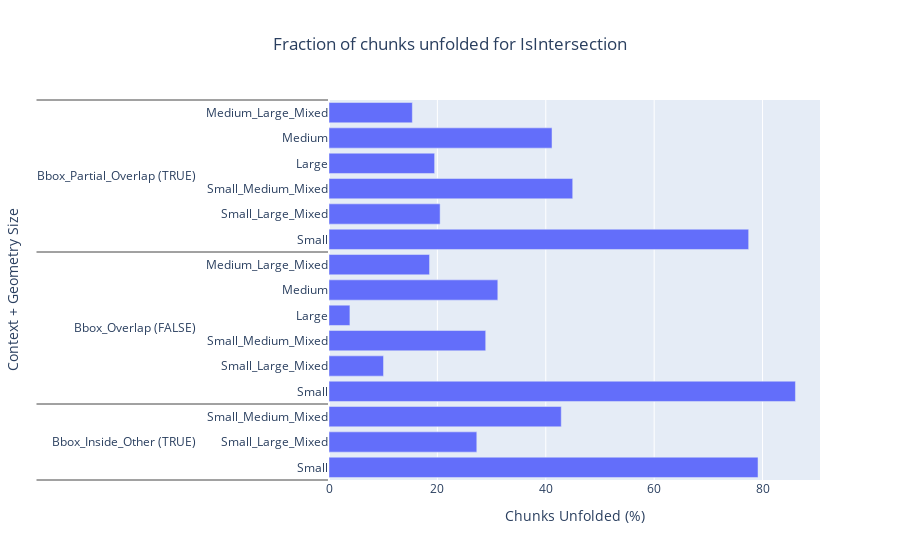
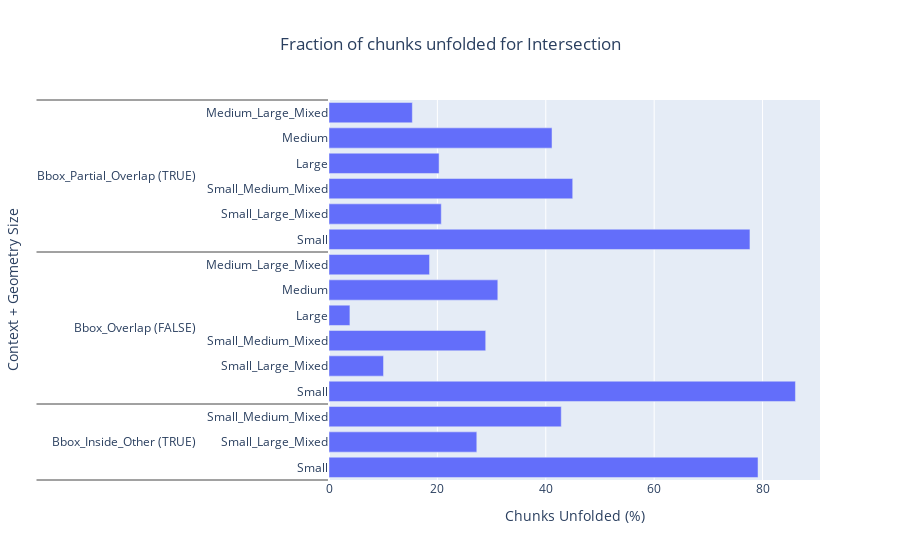

The notebook cell saved with these charts, in order:
### Markdown cell above
#### (%) Unfolding of chunks

### Code cell
plot_chunk_unfolded_frac(chunk_unfolded_df, is_predicate=True, is_baseline=False)
plot_chunk_unfolded_frac(chunk_unfolded_df, is_predicate=False, is_baseline=False)

### Figure 1 — Plotly figure (JSON) as saved in the notebook; plotly's stock layout.template omitted (floating-point values rounded to 4 significant figures)
{"data": [{"name": "Chunk fraction unfolded", "orientation": "h", "type": "bar", "x": [79.17, 27.27, 42.86, 3.858, 31.15, 18.55, 86.07, 10.06, 28.91, 19.49, 41.15, 15.38, 77.44, 20.51, 44.97], "y": [["Bbox_Inside_Other (TRUE)", "Bbox_Inside_Other (TRUE)", "Bbox_Inside_Other (TRUE)", "Bbox_Overlap (FALSE)", "Bbox_Overlap (FALSE)", "Bbox_Overlap (FALSE)", "Bbox_Overlap (FALSE)", "Bbox_Overlap (FALSE)", "Bbox_Overlap (FALSE)", "Bbox_Partial_Overlap (TRUE)", "Bbox_Partial_Overlap (TRUE)", "Bbox_Partial_Overlap (TRUE)", "Bbox_Partial_Overlap (TRUE)", "Bbox_Partial_Overlap (TRUE)", "Bbox_Partial_Overlap (TRUE)"], ["Small", "Small_Large_Mixed", "Small_Medium_Mixed", "Large", "Medium", "Medium_Large_Mixed", "Small", "Small_Large_Mixed", "Small_Medium_Mixed", "Large", "Medium", "Medium_Large_Mixed", "Small", "Small_Large_Mixed", "Small_Medium_Mixed"]]}], "layout": {"barmode": "relative", "title": {"text": "Fraction of chunks unfolded for IsIntersection ", "x": 0.5}, "xaxis": {"title": {"text": "Chunks Unfolded (%)"}}, "yaxis": {"title": {"text": "Context + Geometry Size"}}}}

### Figure 2 — Plotly figure (JSON) as saved in the notebook; plotly's stock layout.template omitted (floating-point values rounded to 4 significant figures)
{"data": [{"name": "Chunk fraction unfolded", "orientation": "h", "type": "bar", "x": [79.17, 27.27, 42.86, 3.858, 31.15, 18.55, 86.07, 10.06, 28.91, 20.31, 41.15, 15.38, 77.68, 20.72, 44.97], "y": [["Bbox_Inside_Other (TRUE)", "Bbox_Inside_Other (TRUE)", "Bbox_Inside_Other (TRUE)", "Bbox_Overlap (FALSE)", "Bbox_Overlap (FALSE)", "Bbox_Overlap (FALSE)", "Bbox_Overlap (FALSE)", "Bbox_Overlap (FALSE)", "Bbox_Overlap (FALSE)", "Bbox_Partial_Overlap (TRUE)", "Bbox_Partial_Overlap (TRUE)", "Bbox_Partial_Overlap (TRUE)", "Bbox_Partial_Overlap (TRUE)", "Bbox_Partial_Overlap (TRUE)", "Bbox_Partial_Overlap (TRUE)"], ["Small", "Small_Large_Mixed", "Small_Medium_Mixed", "Large", "Medium", "Medium_Large_Mixed", "Small", "Small_Large_Mixed", "Small_Medium_Mixed", "Large", "Medium", "Medium_Large_Mixed", "Small", "Small_Large_Mixed", "Small_Medium_Mixed"]]}], "layout": {"barmode": "relative", "title": {"text": "Fraction of chunks unfolded for Intersection ", "x": 0.5}, "xaxis": {"title": {"text": "Chunks Unfolded (%)"}}, "yaxis": {"title": {"text": "Context + Geometry Size"}}}}
